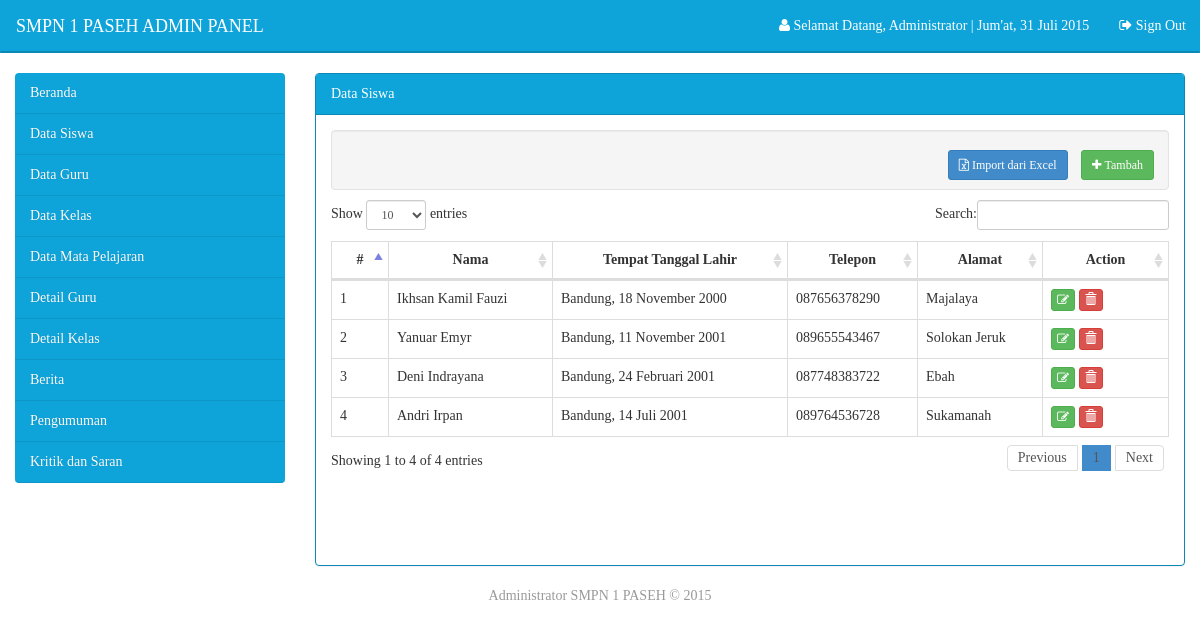
The page /admin/main.php?modul=siswa (signed in) on the database its author committed.
### tables this page shows
CREATE TABLE IF NOT EXISTS `tbl_data_siswa` (
  `nis` int(20) NOT NULL,
  `password` varchar(150) NOT NULL,
  `nama` varchar(150) NOT NULL,
  `foto` varchar(150) NOT NULL,
  `alamat` text NOT NULL,
  `tempat_lahir` varchar(150) NOT NULL,
  `tanggal_lahir` date NOT NULL,
  `jk` enum('l','p') NOT NULL,
  `telepon` varchar(12) NOT NULL,
  `email` varchar(50) NOT NULL
);

### assets/function/fungsi.php (called while the page is built, shortened)
<?php
function converter($string){
	$tahun =substr($string,0,4);
	$bulan = substr($string,5,2 );
	$bulan2 = '';
	switch ($bulan) {
		case '02':
			$bulan2 = "Februari";
			break;
		case '07':
			$bulan2 = "Juli";
			break;
		case '11':
			$bulan2 = "November";
			break;
	}
	$tanggal = substr($string,8,2);
	return $tanggal." ".$bulan2." ".$tahun;
}

### admin/modul/mod_siswa/siswa.php (the view, shortened to what this page needs)
<?php
	if(isset($_SESSION['login'])){
?>
<div class="well form-horizontal form-inline margin-bawah">
	<div class="form-group col-lg-6">
	</div>
	<div class="form-group pull-right">
		<a href='?modul=siswa_import' class='btn btn-primary btn-sm margin-right'>
			<i class='fa fa-file-excel-o'></i>&nbsp;Import dari Excel
		</a>
		<a href='?modul=siswa_tambah' class='btn btn-success btn-sm margin-right'>
			<i class='fa fa-plus'></i>&nbsp;Tambah
		</a>
	</div>
</div>
<table class="table table-hover table-bordered" id="dataTabel">
    <thead>
      <tr>
        <th>#</th>
        <th>Nama</th>
        <th>Tempat Tanggal Lahir</th>
        <th>Telepon</th>
        <th>Alamat</th>
        <th width="15%">Action</th>
      </tr>
    </thead>
    <tbody>
    	<?php
    	include_once("../assets/function/fungsi.php");
    	$i=1;
	    $select = mysql_query("SELECT * FROM tbl_data_siswa");
	    while ($data = mysql_fetch_array($select)) {
		    ?>
			<tr>
				<td><?php echo $i; ?></td>
				<td><?php echo ucwords($data['nama']); ?></td>
				<td><?php echo ucwords($data['tempat_lahir']).", ".converter($data['tanggal_lahir']); ?></td>
				<td><?php echo ucwords($data['telepon']); ?></td>
				<td><?php echo ucwords($data['alamat']); ?></td>
				<td class="ha">
				<a href="?modul=siswa_ubah&amp;id=<?php echo $data['nis']; ?>" class='btn btn-success btn-xs' title='Edit Data'>
	            	<i class='fa fa-edit'></i>
	            </a>
	          	<a href='modul/mod_siswa/act.php?act=hapus&amp;id=<?php echo $data['nis']; ?>' class='btn btn-danger btn-xs' title='Delete Data' onClick="return confirm('Anda yakin ingin menghapus data ini ?')">
	   				<span class='glyphicon glyphicon-trash'></span>
	   			</a>
				</td>
			</tr>
			<?php
			$i++;
		}
		?>
	</tbody>
</table>
<?php
}
else
{
	echo "<div class='dialog'>
		    <h1 class='forbidden'>Access forbidden.</h1>
		    <h4>Harap Login Terlebih Dahulu <a href='../../index.php'> Login </a></h4>
		  </div>";
}

### assets/css/edited.css (style rules this page uses)
.margin-right { margin-right: 10px; }
th { text-align: center; }
.margin-bawah { margin-bottom: 10px; }

### rows shown on the page
tbl_data_siswa: nama "Ikhsan Kamil Fauzi", tempat_lahir "Bandung", tanggal_lahir "18 November 2000", telepon "087656378290", alamat "Majalaya"
tbl_data_siswa: nama "Yanuar Emyr", tempat_lahir "Bandung", tanggal_lahir "11 November 2001", telepon "089655543467", alamat "Solokan Jeruk"
tbl_data_siswa: nama "Deni Indrayana", tempat_lahir "Bandung", tanggal_lahir "24 Februari 2001", telepon "087748383722", alamat "Ebah"
tbl_data_siswa: nama "Andri Irpan", tempat_lahir "Bandung", tanggal_lahir "14 Juli 2001", telepon "089764536728", alamat "Sukamanah"

### other values the page prints
$_SESSION['screen_name'] "Administrator"
get_date() "Jum'at, 31 Juli 2015"
